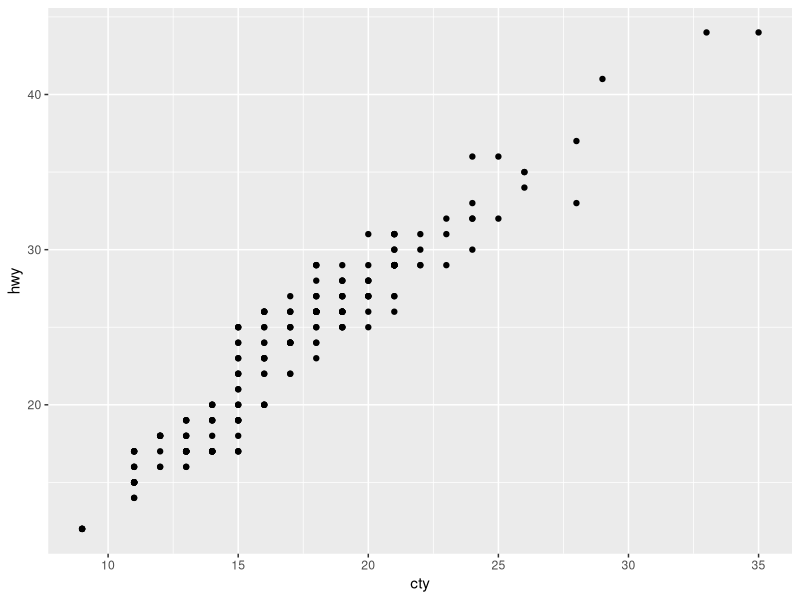
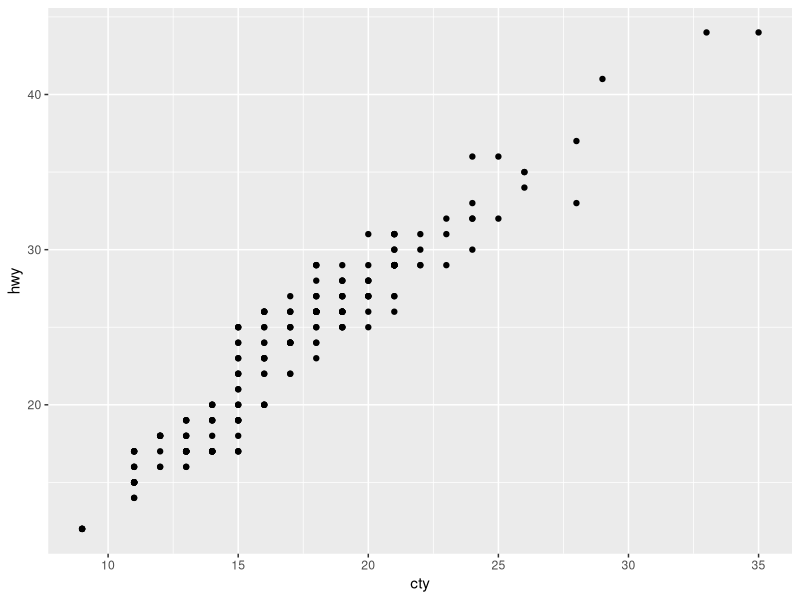
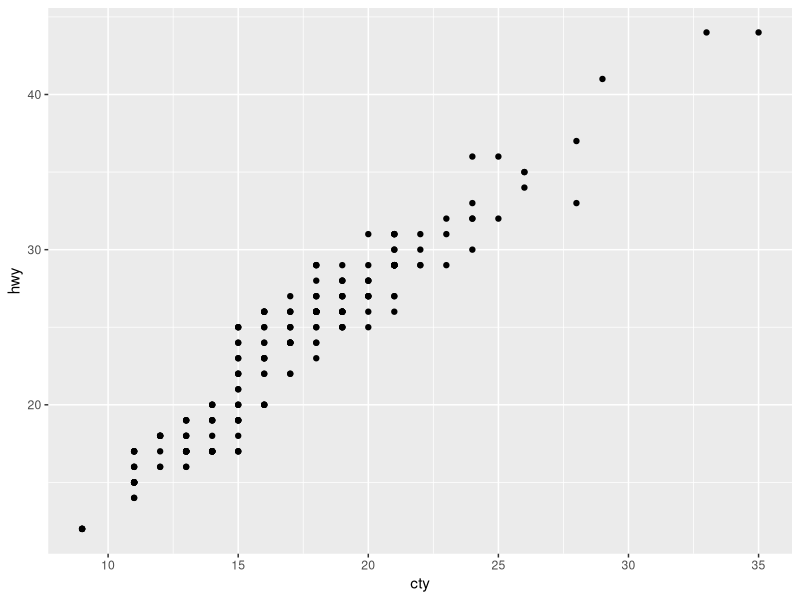
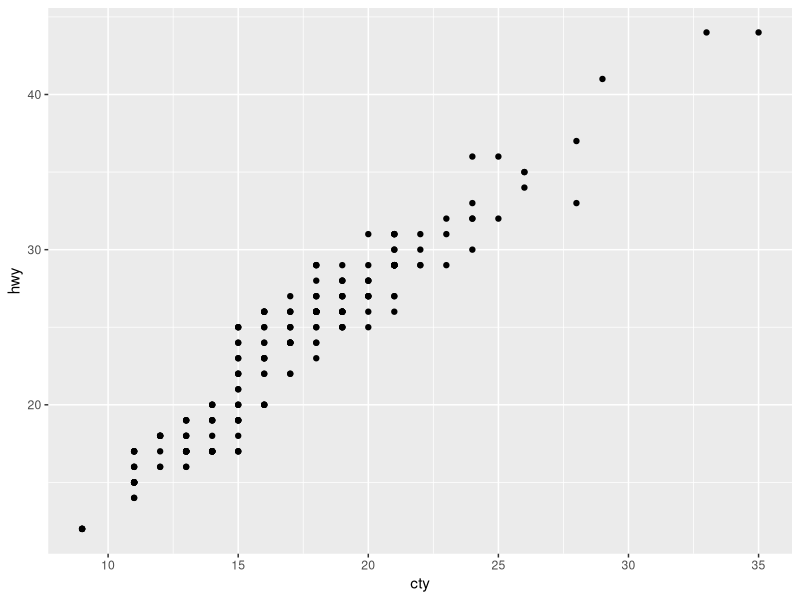
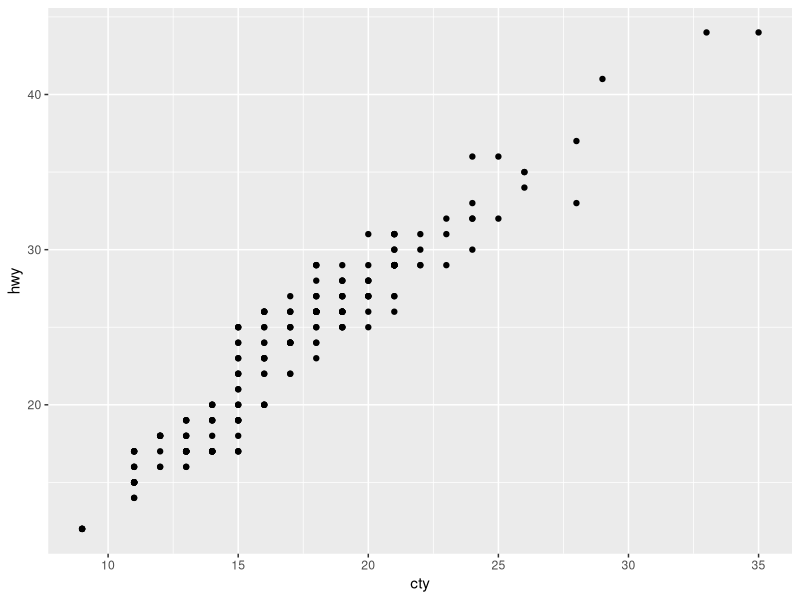
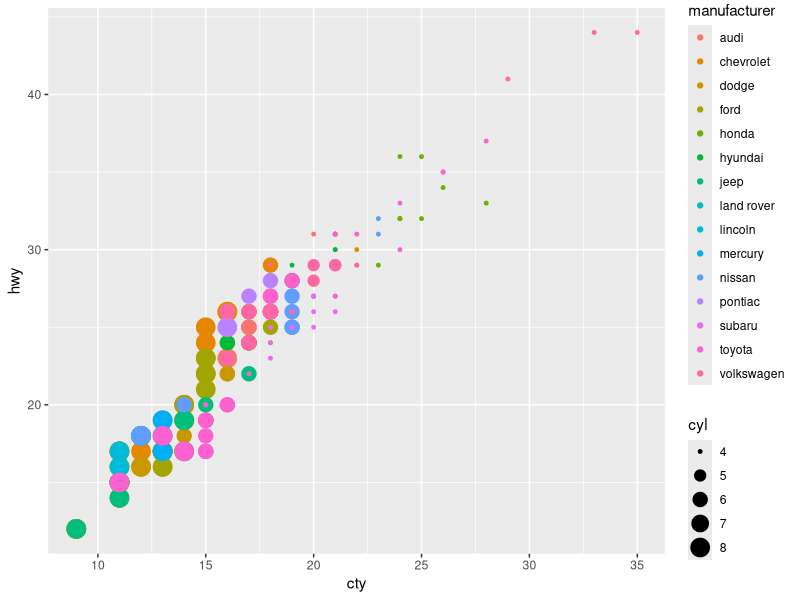
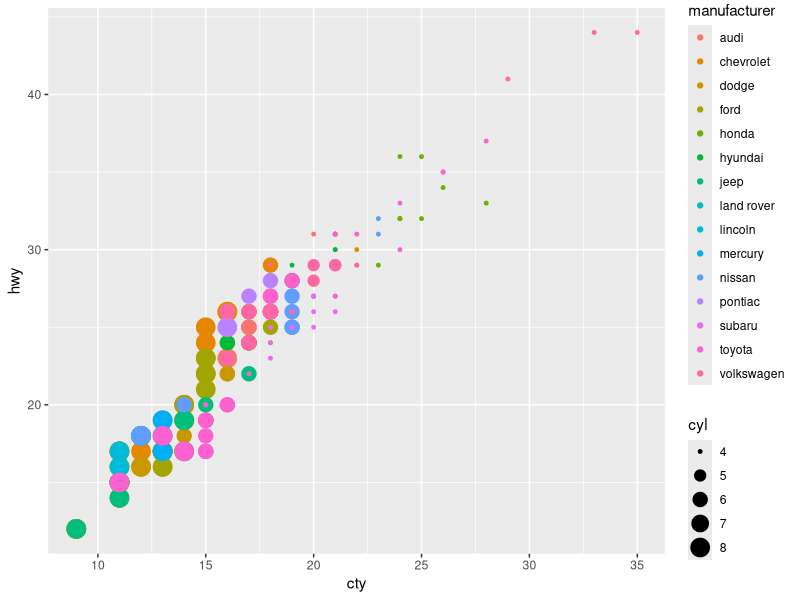
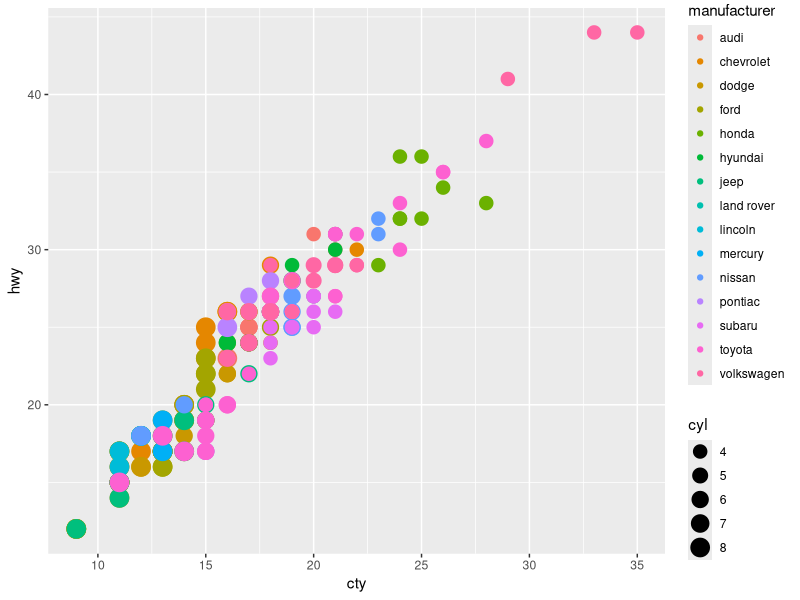

The R script that drew these images, in order:
## ---- chunk 1
#| echo: true
#| message: false
library(tidyverse)
## ---- chunk 2
#| echo: true
glimpse(mpg)
## ---- chunk 3
#| echo: true
ggplot(data = mpg) + geom_point(mapping = aes(x = cty, y = hwy))
## ---- chunk 4
#| echo: true
ggplot() + geom_point(data = mpg, mapping = aes(x = cty, y = hwy)) # Same output as before ...
## ---- chunk 5
#| echo: true
ggplot(data = mpg, mapping = aes(x = cty, y = hwy)) + geom_point() # Same output as before ...
## ---- chunk 6
#| echo: true
ggplot(mpg, aes(x = cty, y = hwy)) + geom_point() # Same output as before ...
## ---- chunk 7
#| echo: true
ggplot(mpg, aes(cty, hwy)) + geom_point() # Same output as before ...
## ---- chunk 8
#| echo: true
ggplot(mpg, aes(cty, hwy, color = manufacturer, size = cyl)) + geom_point()
## ---- chunk 9
ggplot(mpg, aes(cty, hwy, color = manufacturer, size = cyl)) + geom_point()
## ---- chunk 10
#| echo: true
ggplot(mpg, aes(cty, hwy, color = manufacturer, size = cyl)) +
  geom_point() +
  scale_size_area()
## ---- chunk 11
#| echo: true
ggplot(mpg, aes(cty, hwy)) + geom_point() + geom_jitter(color = "green")
## ---- chunk 12
#| echo: true
ggplot(mpg, aes(cty, hwy)) + geom_point() + geom_smooth()
## ---- chunk 13
#| echo: true
ggplot(mpg, aes(cty, hwy, color = "green")) + geom_point() # Shows dots supposed to be "green" in red?
## ---- chunk 14
#| echo: true
our_plot <- ggplot(mpg, aes(cty, hwy)) + geom_point(aes(color = manufacturer))
## ---- chunk 15
#| echo: true
our_plot
## ---- chunk 16
#| echo: true
our_plot + geom_smooth()
## ---- chunk 17
#| echo: true
our_plot + coord_flip() # flip x and y
## ---- chunk 18
#| echo: true
our_plot + coord_polar() # weird here but useful for some things
## ---- chunk 19
#| echo: true
our_plot + facet_wrap("manufacturer")
## ---- chunk 20
#| echo: true
our_plot + facet_grid(cyl ~ fl) # fl is the fuel type
## ---- chunk 21
#| echo: true
our_plot +
  scale_x_log10() +
  scale_y_reverse() +
  scale_colour_hue(l = 70, c = 30)
## ---- chunk 22
#| echo: true
our_plot +
  xlim(c(0, 40)) +
  xlab("City miles per gallon") +
  ylab("Highway miles per gallon")
## ---- chunk 23
#| echo: true
our_plot + theme_bw()
## ---- chunk 24
#| echo: true
our_plot + theme_void()
## ---- chunk 25
#| echo: true
our_plot + theme_dark()
## ---- chunk 26
#| echo: true
x <- TRUE
y <- 2L
z <- 3
a <- "4"
## ---- chunk 27
#| echo: true
#| output-location: column-fragment
c(x, y)
## ---- chunk 28
#| echo: true
#| output-location: column-fragment
c(y, z) |> typeof()
## ---- chunk 29
#| echo: true
#| output-location: column-fragment
c(z, a)
## ---- chunk 30
#| echo: true
#| output-location: column-fragment
c(x, a)
## ---- chunk 31
#| echo: true
#| output-location: column-fragment
c(c(x, y), a)
## ---- chunk 32
#| echo: true
#| output-location: column-fragment
x + y
## ---- chunk 33
#| echo: true
#| output-location: column-fragment
as.numeric(a)
## ---- chunk 34
#| echo: true
#| output-location: column-fragment
x == 1
## ---- chunk 35
#| echo: true
#| output-location: column-fragment
as.character(y)
## ---- chunk 36
#| echo: true
a <- 0.1 + 0.2 - 0.2
a
## ---- chunk 37
#| echo: true
b <- 0.1
b
## ---- chunk 38
#| echo: true
(a - b) == 0
## ---- chunk 39
#| echo: true
a - b
## ---- chunk 40
#| echo: true
data_wide <- tibble(
  id = 1:3,
  height_2023 = c(150, 160, 170),
  height_2024 = c(152, 162, 172)
)
data_wide
## ---- chunk 41
#| echo: true
data_longer <- pivot_longer(
  data = data_wide,
  cols = c(height_2023, height_2024),
  names_to = "year",
  values_to = "height"
)
data_longer
## ---- chunk 42
data_longer <- data_wide |>
  pivot_longer(
    cols = c(height_2023, height_2024),
    names_to = "year",
    values_to = "height"
  )
data_longer
## ---- chunk 43
#| echo: true
data_longer <- data_longer |>
  mutate(year = str_remove(year, "height_"))
data_longer
## ---- chunk 44
#| echo: true
data_longer <- data_longer |>
  mutate(year = as.numeric(year))
data_longer
## ---- chunk 45
#| echo: true
data_longer |>
  pivot_wider(names_from = year, values_from = height)
## ---- chunk 46
#| echo: true
data_longer |>
  pivot_wider(names_from = year, values_from = height, names_prefix = "height_")
